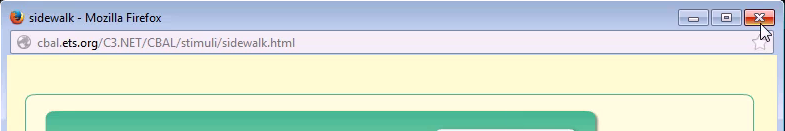
#> input picture simusig.png, 785 x 131 px
$ python testCalcHist.py simusig.png   (Python 2 division)
#> lines starting #> are read from the running program, lines starting #| are printed output that depends on the picture; after the words box and inside, x2 and y2 are one past the last pixel; in counts of white or black regions, pixels touching at a corner belong together
import cv2
import cv2.cv as cv
import numpy as np
import os, sys

os.chdir(os.path.dirname(sys.argv[0]))

if(len(sys.argv)==2):
    f=sys.argv[1]
else:
    print "Usage: testCalcHist.py imagename.png"
    sys.exit(-1)

img = cv2.imread(f)
#> img is the input picture: shape (131, 785, 3); mean B, G, R 212.9, 223.1, 210.6
h = np.zeros((300,256,3))
levels = 3
bins = np.arange(levels).reshape(levels,1)
color = [ (255,0,0),(0,255,0),(0,0,255) ]

for ch, col in enumerate(color):
    # Python: cv2.calcHist(images, channels, mask, histSize, ranges[, hist[, accumulate]]) -> hist
    hist_item = cv2.calcHist([img],[ch],None,[levels],[0,255])
    cv2.normalize(hist_item,hist_item,0,255,cv2.NORM_MINMAX)
    hist=np.int32(np.around(hist_item))
    pts = np.column_stack((bins * 256/levels,hist))
    cv2.polylines(h,[pts],False,col)
#> this loop made 3 passes
#> (hist, pts) on passes 1 to 3: ([0, 40, 255], [[0, 0], [85, 40], [170, 255]]), ([0, 7, 255], [[0, 0], [85, 7], [170, 255]]), ([0, 81, 255], [[0, 0], [85, 81], [170, 255]])
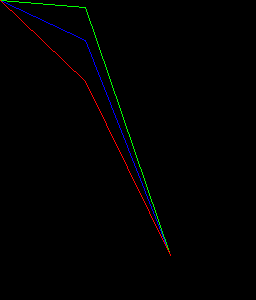
#> h: shape (300, 256, 3) float64; mean B, G, R 1, 1.1, 0.9

# gray
gimg=cv2.cvtColor(img, cv.CV_RGB2GRAY)
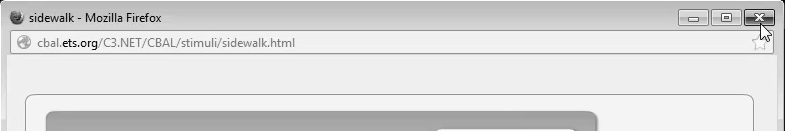
#> gimg: shape (131, 785); min 0, max 255, mean 218.4
hist_item = cv2.calcHist([gimg],[0],None,[levels],[0,255])
#> hist_item = [767, 13894, 88053]
hist_item2 = np.copy(hist_item)
#> hist_item2 = [767, 13894, 88053]
cv2.normalize(hist_item,hist_item2,0,255,cv2.NORM_MINMAX)
hist=np.int32(np.around(hist_item2))
#> hist = [0, 38, 255]
pts = np.column_stack((bins * 256/levels,hist))
#> pts = [[0, 0], [85, 38], [170, 255]]
cv2.polylines(h,[pts],False,(128,128,128))
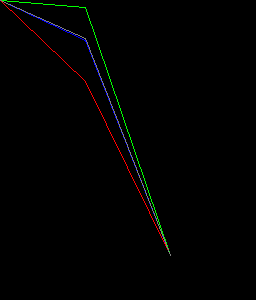
#> h: shape (300, 256, 3) float64; 0.39% of pixels changed, all inside (x1, y1, x2, y2) = (0, 0, 171, 256)

h=np.flipud(h)
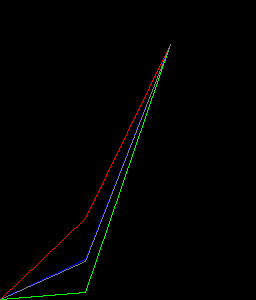
#> h: shape (300, 256, 3) float64; mean B, G, R 1, 1.6, 1.3

cv2.imshow('colorhist',h)
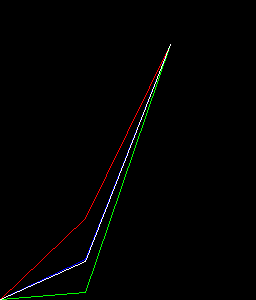
#> window 'colorhist': shape (300, 256, 3); mean B, G, R 1.5, 2.1, 1.8
cv2.waitKey(0)
